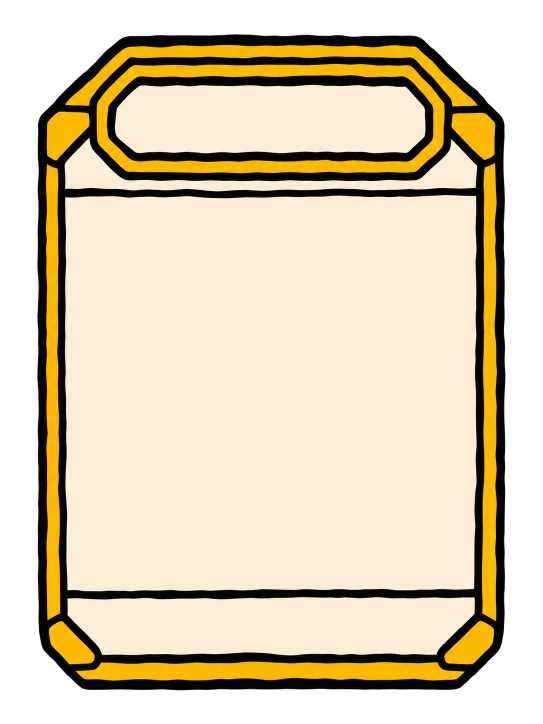
#> input picture Assets/DadSchoolBoss/Art/V6Rewards/gear_card_best.png, 1086 x 1448 px, given in place of lunchbox_closed.png, which was not available (shown at 1/2 size); the run also reads 1 picture not shown here
$ python prepare_dad_rewards_v6.py
#> lines starting #> are read from the running program, lines starting #| are printed output that depends on the picture
"""Turn the v6 reward delivery (Assets/DadSchoolBoss/Art/V6Rewards, originals kept untouched) into runtime copies.

Writes Assets/DadSchoolBoss/Resources/DadV6/:
  lunchbox_closed/opening/open.png   one shared crop, floor lines aligned to the closed pose (README: "바닥 기준을 맞추고")
  gear_card_common/rare/best.png     each cropped to its own frame (cards differ in canvas size; layout uses the frame)
  locker_damage_1/2/3.png            one shared crop so the three stages swap in place around the same centre
  locker_damage_1/2/3_steel.png      desaturated copies for the 2F cafeteria walls (steel counters, rice cookers, carts)
Faint halo pixels below ALPHA_FLOOR are cleared (README: "강하면 알파 임계값으로 줄인다").

Usage: python3 Tools/prepare_dad_rewards_v6.py
"""
from pathlib import Path

from PIL import Image

ROOT = Path(__file__).resolve().parents[1]
SRC = ROOT / "Assets/DadSchoolBoss/Art/V6Rewards"
OUT = ROOT / "Assets/DadSchoolBoss/Resources/DadV6"
ALPHA_FLOOR = 24          # halo pixels fainter than this are dropped
BOUNDS_ALPHA = 40         # what counts as drawn when cropping
PAD = 8
# Bottom edge of the box body, measured on the right half of each pose (the open pose's ribbon hangs lower on the left).
LUNCHBOX_FLOOR = {"lunchbox_closed": 1051, "lunchbox_opening": 1058, "lunchbox_open": 1068}


def load(name):
#> called with name = 'lunchbox_closed'
    im = Image.open(SRC / (name + ".png")).convert("RGBA")
#> im is the input picture: PIL image 1086x1448 RGBA; mean R, G, B, A 157.4, 143, 113.8, 191
    a = im.getchannel("A").point(lambda v: 0 if v < ALPHA_FLOOR else v)
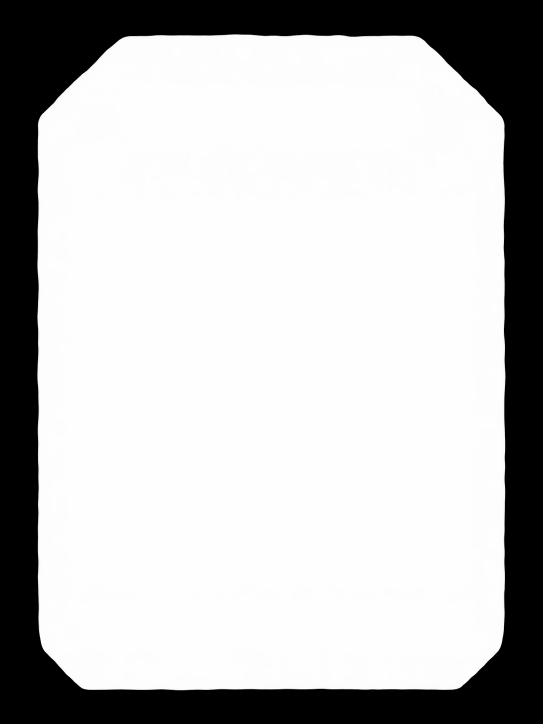
#> a: PIL image 1086x1448 L (shown at 1/2 size); min 0, max 255, mean 190.9
    im.putalpha(a)
    return im


def bounds(im):
    return im.getchannel("A").point(lambda v: 255 if v > BOUNDS_ALPHA else 0).getbbox()


def union(boxes):
    return (min(b[0] for b in boxes), min(b[1] for b in boxes), max(b[2] for b in boxes), max(b[3] for b in boxes))


def padded(box, size):
    return (max(0, box[0] - PAD), max(0, box[1] - PAD), min(size[0], box[2] + PAD), min(size[1], box[3] + PAD))


def shared_crop(names, shifts=None):
    images = {}
    for n in names:
        im = load(n)
        dy = (shifts or {}).get(n, 0)
        if dy:
            moved = Image.new("RGBA", im.size, (0, 0, 0, 0))
            moved.alpha_composite(im, (0, -dy))
            im = moved
        images[n] = im
#> pass 2 of the loop in shared_crop, `for n in names:`:
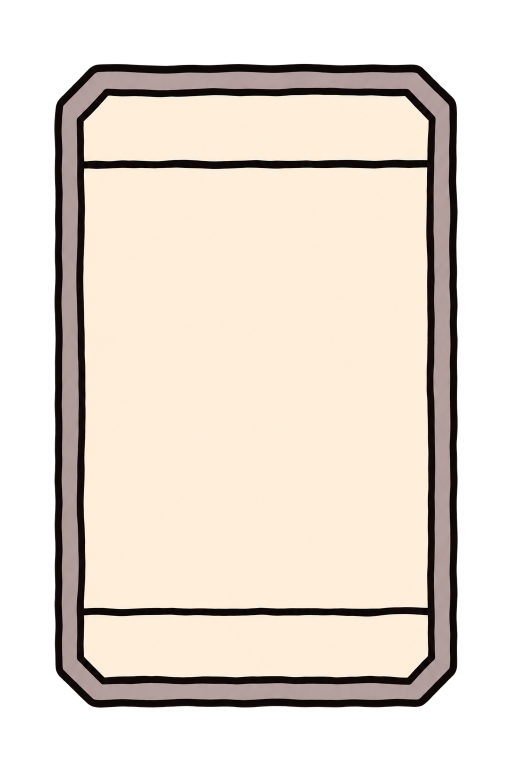
#> input picture Assets/DadSchoolBoss/Art/V6Rewards/gear_card_common.png, 1024 x 1536 px, given in place of lunchbox_opening.png, which was not available (shown at 1/2 size)
#> in load, im is the input picture: PIL image 1024x1536 RGBA; mean R, G, B, A 145.3, 134.1, 124, 164.7
#> a: PIL image 1024x1536 L
    box = padded(union([bounds(im) for im in images.values()]), next(iter(images.values())).size)
#> box = (66, 60, 1019, 1417)
    return {n: im.crop(box) for n, im in images.items()}, box


def steel(im):
    gray = im.convert("L").point(lambda v: min(255, int(v * 1.12 + 10)))
    r, g, b = (gray.point(lambda v, k=k: min(255, int(v * k))) for k in (.96, .99, 1.04))
    out = Image.merge("RGBA", (r, g, b, im.getchannel("A")))
    return out


def main():
    OUT.mkdir(parents=True, exist_ok=True)
    written = []
    base = LUNCHBOX_FLOOR["lunchbox_closed"]
    boxes, box = shared_crop(list(LUNCHBOX_FLOOR), {n: f - base for n, f in LUNCHBOX_FLOOR.items()})
#> boxes = 3 items; box = (66, 60, 1019, 1417)
    for n, im in boxes.items():
        im.save(OUT / (n + ".png")); written.append((n, im.size))
#> this loop made 3 passes
#> n on passes 1 to 3: 'lunchbox_closed', 'lunchbox_opening', 'lunchbox_open'
#> pass 1, in main, `im.save(OUT / (n + '.png'))`:
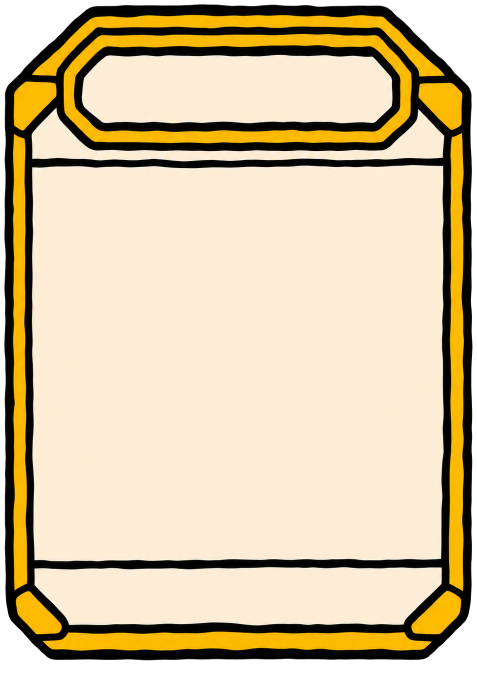
#> saved as lunchbox_closed.png: PIL image 953x1357 RGBA (shown at 1/2 size); mean R, G, B, A 191.4, 173.9, 138.3, 232.2; transparent parts drawn white
#> pass 2, in main, `im.save(OUT / (n + '.png'))`:
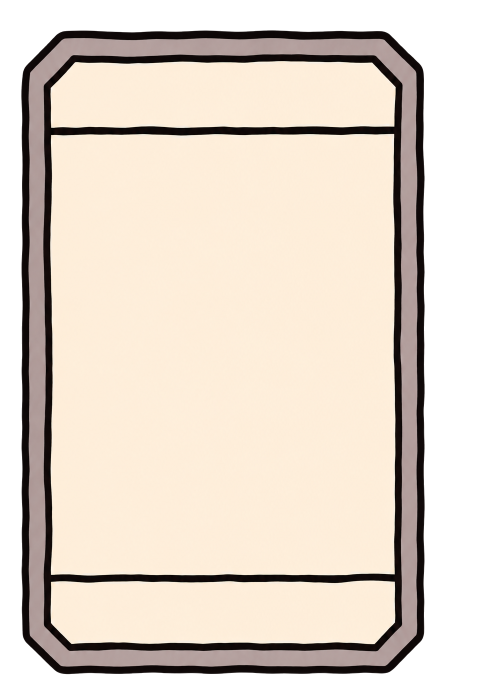
#> saved as lunchbox_opening.png: PIL image 953x1357 RGBA (shown at 1/2 size); mean R, G, B, A 169.4, 157.6, 145.5, 200.3; transparent parts drawn white
#> after the loop, written = [('lunchbox_closed', (953, 1357)), ('lunchbox_opening', (953, 1357)), ('lunchbox_open', (953, 1357))]
    print("lunchbox crop", box, "floor line at", base - box[1], "of", box[3] - box[1])
#| lunchbox crop (66, 60, 1019, 1417) floor line at 991 of 1357
    for n in ("gear_card_common", "gear_card_rare", "gear_card_best"):
        im = load(n)
        im = im.crop(padded(bounds(im), im.size))
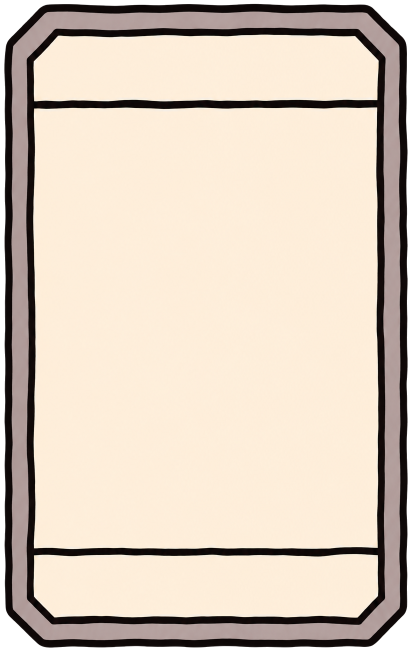
#> im: PIL image 824x1304 RGBA (shown at 1/2 size); mean R, G, B, A 205.5, 191, 176.3, 241.1; transparent parts drawn white
        im.save(OUT / (n + ".png")); written.append((n, im.size))
#> pass 2 of the loop in main, `for n in ("gear_card_common", "gear_card_rare", "gear_card_best"):`:
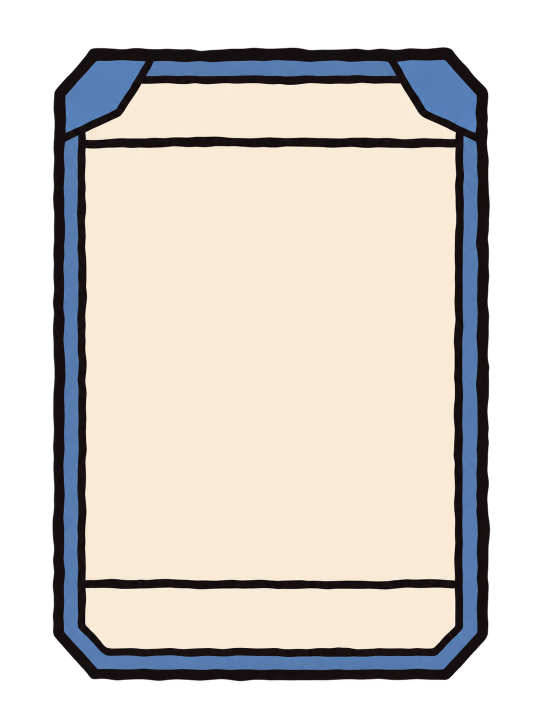
#> input picture Assets/DadSchoolBoss/Art/V6Rewards/gear_card_rare.png, 1086 x 1448 px (shown at 1/2 size)
#> in load, im is the input picture: PIL image 1086x1448 RGBA; mean R, G, B, A 135, 128.7, 122.5, 174.8
#> a: PIL image 1086x1448 L
#> in main, `im = im.crop(padded(bounds(im), im.size))`:
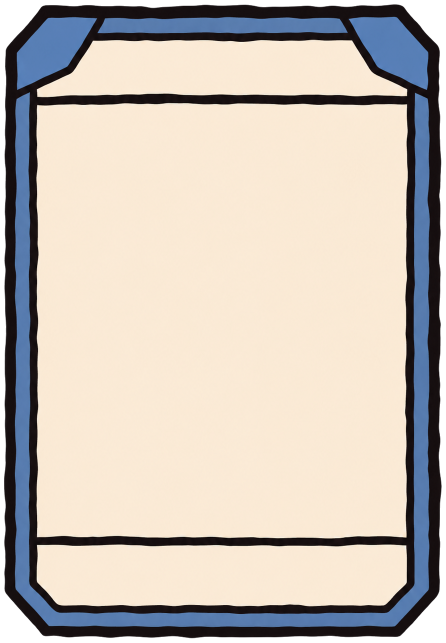
#> im: PIL image 892x1285 RGBA (shown at 1/2 size); mean R, G, B, A 185.2, 176.6, 168, 239.7; transparent parts drawn white
    decals, box = shared_crop(["locker_damage_1", "locker_damage_2", "locker_damage_3"])
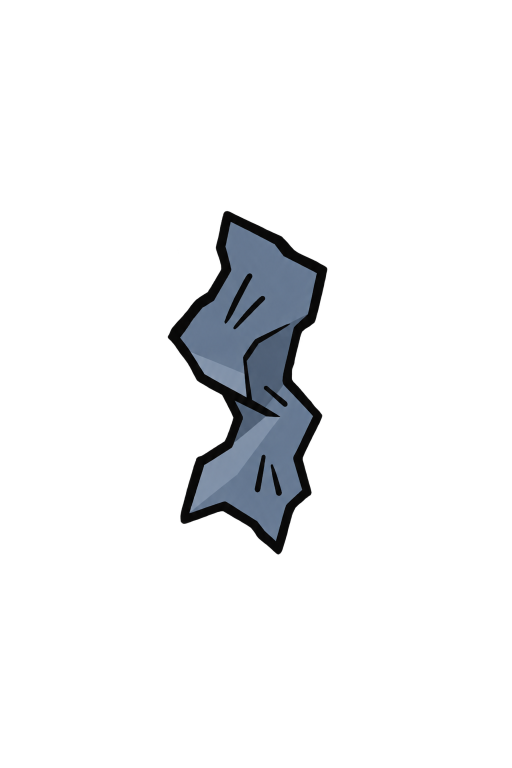
#> input picture Assets/DadSchoolBoss/Art/V6Rewards/locker_damage_1.png, 1024 x 1536 px (shown at 1/2 size)
#> in load, im is the input picture: PIL image 1024x1536 RGBA; mean R, G, B, A 6.7, 7.6, 9, 20.4
#> in load (call 7), `a = im.getchannel("A").point(lambda v: 0 if v < ALPHA_FLOOR else v)`:
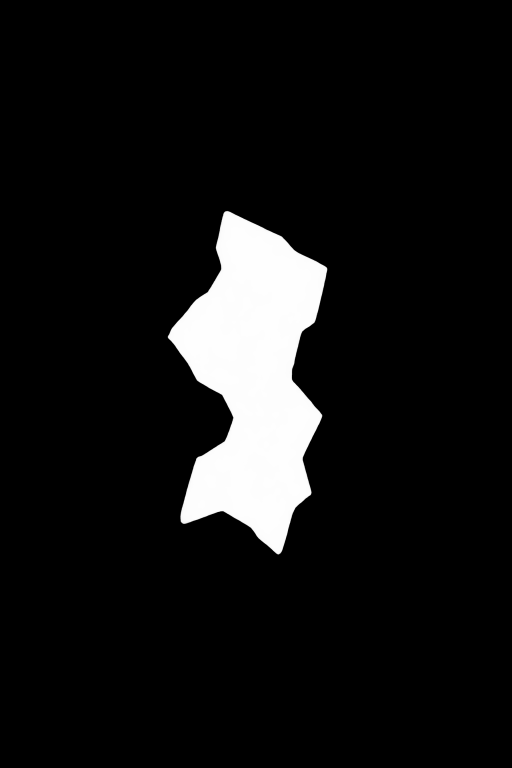
#> a: PIL image 1024x1536 L (shown at 1/2 size); min 0, max 254, mean 20.4
#> pass 2 of the loop in shared_crop, `for n in names:`:
    for n, im in decals.items():
        im.save(OUT / (n + ".png")); written.append((n, im.size))
        steel(im).save(OUT / (n + "_steel.png")); written.append((n + "_steel", im.size))
    print("decal crop", box)
    for n, size in written:
        print("  %-26s %dx%d" % (n, size[0], size[1]))


if __name__ == "__main__":
#> (the run stopped early here; a loop or call above may not have finished)
